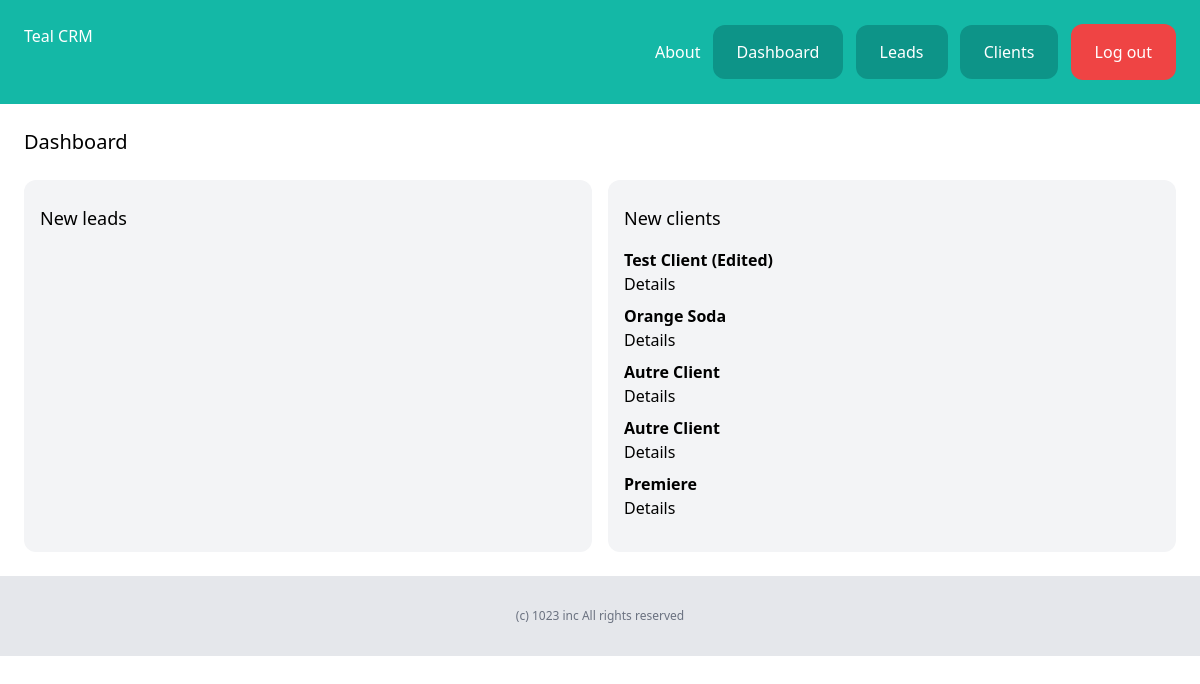
Before: /dashboard/ (signed in) with the older database file.
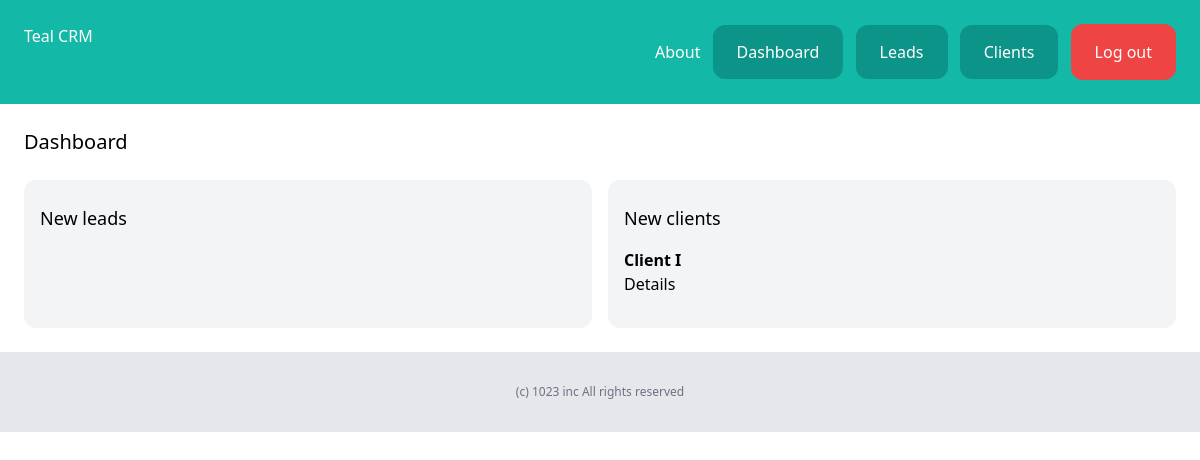
After: the same page with the newer database file.
### client/models.py (models this page shows, shortened)
class Client(models.Model):
    team = models.ForeignKey(Team, related_name='clients', on_delete=models.CASCADE)
    name = models.CharField(max_length=255)
    email = models.EmailField()
    description = models.TextField(blank=True, null=True)
    created_by = models.ForeignKey(User, related_name='clients', on_delete=models.CASCADE)
    created_at = models.DateTimeField(auto_now_add=True)
    modified_at = models.DateTimeField(auto_now=True)

### dashboard/views.py (the view)
# urls.py: path('', views.dashboard, name='dashboard')
@login_required
def dashboard(request):
    team = Team.objects.filter(created_by=request.user)[0]
    leads = Lead.objects.filter(team=team, converted_to_client=False).order_by('-created_at')[0:5]
    clients = Client.objects.filter(team=team).order_by('-created_at')[0:5]
    return render(request, 'dashboard/dashboard.html', {'leads':leads, 'clients':clients})

### dashboard/templates/dashboard/dashboard.html (shortened to what this page needs)
{% extends 'core/base.html' %}
{% block content %}
    <div class="py-6 px-6">
        <h1 class="mb-6 text-xl">Dashboard</h1>
        <div class="flex space-x-4">
            <div class="w-1/2 px-4 py-6 bg-gray-100 rounded-xl leads">
                <h2 class="mb-4 text-lg">New leads</h2>
            </div>
            <div class="w-1/2 px-4 py-6 bg-gray-100 rounded-xl clients">
                <h2 class="mb-4 text-lg">New clients</h2>
                {% for client in clients %}
                    <div class="mb-2 client">
                        <h3 class="font-semibold">{{ client.name }}</h3>
                        <a href="{% url 'client:clients_detail' client.pk %}">Details</a>
                    </div>
                {% endfor %}
            </div>
        </div>
    </div>
{% endblock %}

### core/templates/core/base.html (shortened to what this page needs)
<!DOCTYPE html>
<html>
  <head>
    <script src="https://cdn.tailwindcss.com"></script>
  </head>
  <body>
    <nav class="py-6 px-6 flex justify-between bg-teal-500">
      <a href="/" class="text-white">Teal CRM</a>
      <div class="space-x-2">
        <a href="{% url 'core:about' %}" class="text-white">About</a>
        {% if request.user.is_authenticated %}
          <a
            href="{% url 'dashboard:dashboard' %}"
            class="py-4 px-6 bg-teal-600 text-white rounded-xl hover:bg-orange-400 transition duration-500 ease-in-out"
            >Dashboard</a
          >
          <a
            href="{% url 'lead:leads_list' %}"
            class="py-4 px-6 bg-teal-600 text-white rounded-xl hover:bg-orange-400 transition duration-500 ease-in-out"
            >Leads</a
          >
          <a
            href="{% url 'client:clients_list' %}"
            class="py-4 px-6 bg-teal-600 text-white rounded-xl hover:bg-orange-400 transition duration-500 ease-in-out"
            >Clients</a
          >
          <form method="post" action="{% url 'userprofile:logout' %}" style="display: inline;">
            <button type="submit" class="py-4 px-6 bg-red-500 text-white rounded-xl hover:bg-red-600 transition duration-500 ease-in-out">
              Log out
            </button>
          </form>
        {% endif %}
      </div>
    </nav>
    {% block content %} {% endblock %}
    <footer class="py-8 bg-gray-200 text-center">
      <p class="text-xs text-gray-500">(c) 1023 inc All rights reserved</p>
    </footer>
  </body>
</html>

Changed rows visible on the page:
removed Client: name "Test Client (Edited)"
removed Client: name "Orange Soda"
removed Client: name "Autre Client"
removed Client: name "Autre Client"
removed Client: name "Premiere"
added Client: name "Client I"
